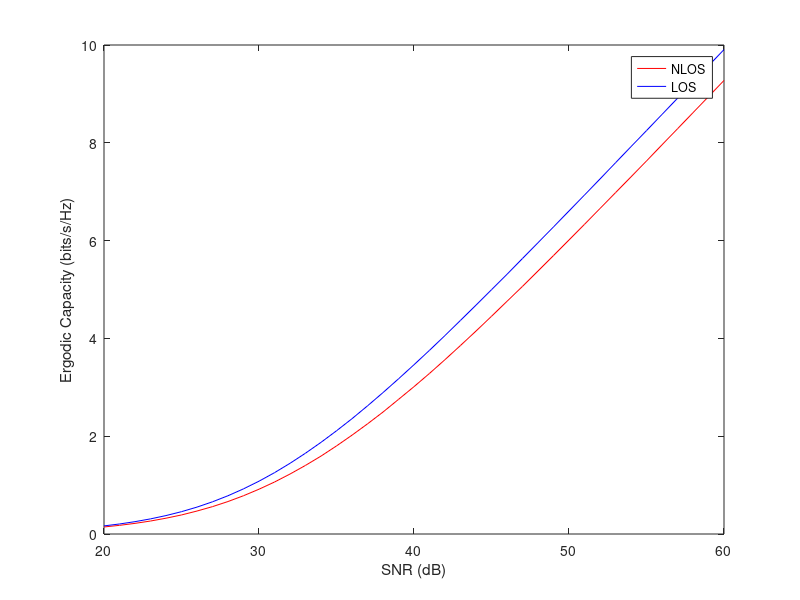
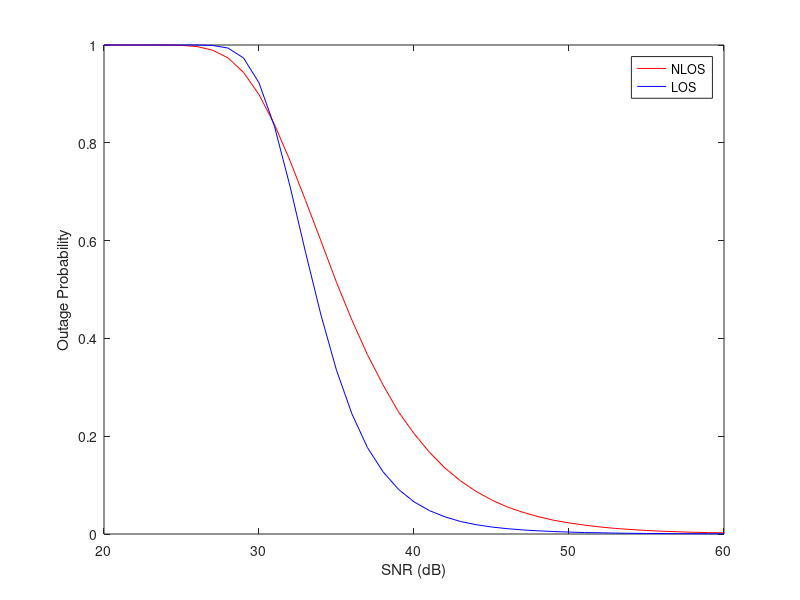

Recreate these plots in MATLAB, in order.
N = 1e6; 
gamma_th_db = 4; 
gamma_th_lin = 10^(gamma_th_db/10);
gamma_t_db_vec = 20:60;
C_ergodic_LOS = zeros(size(gamma_t_db_vec));
C_ergodic_NLOS = zeros(size(gamma_t_db_vec));
P_out_LOS = zeros(size(gamma_t_db_vec));
P_out_NLOS = zeros(size(gamma_t_db_vec));

% Precompute path loss:
c = 3e8;
f = 900e6;
lambda = c/f;
r = sqrt((80)^2 + (10-6)^2);
G_t_lin = 10^(20/10); 
G_r_lin = 10^(20/10); 
PL = G_t_lin * G_r_lin * (lambda/(4*pi*r))^2;

K_db = 8;
K_lin = 10^(K_db/10);

for idx = 1:length(gamma_t_db_vec)
    gamma_t_db = gamma_t_db_vec(idx);
    gamma_t_lin = 10^(gamma_t_db/10);
    
    % NLOS (Rayleigh)
    X = randn(N,1);
    Y = randn(N,1);
    h_Rayleigh = sqrt((X.^2 + Y.^2)/2); 
    SNR_ray = gamma_t_lin * PL * h_Rayleigh.^2;
    C_ergodic_NLOS(idx) = mean(log2(1 + SNR_ray));
    P_out_NLOS(idx) = mean(SNR_ray <= gamma_th_lin);
    
    % LOS (Rician)
    X = randn(N,1);
    Y = randn(N,1);
    h_Rician = sqrt((K_lin/(K_lin+1))) + sqrt(1/(K_lin+1))*(X + 1j*Y);
    h_Rician_amp = abs(h_Rician);
    SNR_ric = gamma_t_lin * PL * h_Rician_amp.^2;
    C_ergodic_LOS(idx) = mean(log2(1 + SNR_ric));
    P_out_LOS(idx) = mean(SNR_ric <= gamma_th_lin);
end

% Plot results
figure; 
plot(gamma_t_db_vec, C_ergodic_NLOS, 'r', gamma_t_db_vec, C_ergodic_LOS, 'b'); 
xlabel('SNR (dB)'); ylabel('Ergodic Capacity (bits/s/Hz)'); legend('NLOS','LOS');

figure; 
plot(gamma_t_db_vec, P_out_NLOS, 'r', gamma_t_db_vec, P_out_LOS, 'b');
xlabel('SNR (dB)'); ylabel('Outage Probability'); legend('NLOS','LOS');
